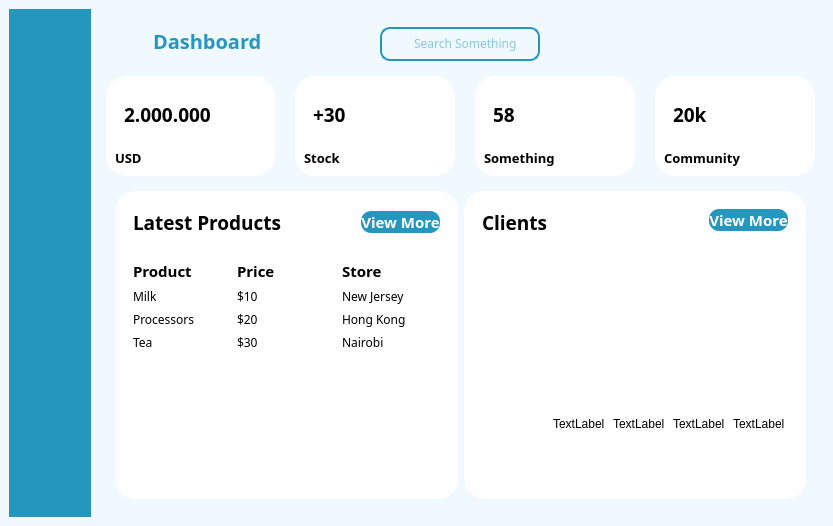
<?xml version="1.0" encoding="UTF-8"?>
<ui version="4.0">
 <class>MainWindow</class>
 <widget class="QMainWindow" name="MainWindow">
  <property name="geometry">
   <rect>
    <x>0</x>
    <y>0</y>
    <width>833</width>
    <height>526</height>
   </rect>
  </property>
  <property name="windowTitle">
   <string>MainWindow</string>
  </property>
  <widget class="QWidget" name="centralwidget">
   <property name="styleSheet">
    <string notr="true">*{
	color: #000;
	border: none;
}
#centralwidget{
	background-color: #eff9fe;
}
#leftMenu{
	background-color: #2596be;
}
QLineEdit{
	background: transparent;
	color: #2596be;
}
#searchFrame{
	border-radius: 10px;
	border: 2px solid #2596be;
}
#appHeader{
	color: #2596be;
}
#card1, #card2, #card3, #card4 {
	background-color: #fefeff;
	border-radius: 20px;
}
#pushButton, #pushButton_2{
	background-color: #2596be;
	color: #fff;
	border-radius: 10px;
}
#widget_4, #widget_5, #profileCont, #frame_15{
	background-color: #fefeff;
	border-radius: 20px;
}</string>
   </property>
   <layout class="QHBoxLayout" name="horizontalLayout">
    <item>
     <widget class="QWidget" name="leftMenu" native="true"/>
    </item>
    <item>
     <widget class="QWidget" name="mainBody" native="true">
      <layout class="QVBoxLayout" name="verticalLayout">
       <item>
        <widget class="QWidget" name="headerFrame" native="true">
         <layout class="QHBoxLayout" name="horizontalLayout_2">
          <property name="spacing">
           <number>0</number>
          </property>
          <property name="leftMargin">
           <number>0</number>
          </property>
          <property name="topMargin">
           <number>0</number>
          </property>
          <property name="rightMargin">
           <number>0</number>
          </property>
          <property name="bottomMargin">
           <number>0</number>
          </property>
          <item alignment="Qt::AlignLeft|Qt::AlignTop">
           <widget class="QWidget" name="widget" native="true">
            <layout class="QHBoxLayout" name="horizontalLayout_3">
             <item>
              <widget class="QPushButton" name="menuBtn">
               <property name="text">
                <string/>
               </property>
               <property name="icon">
                <iconset resource="resources.qrc">
                 <normaloff>:/blueIcons/G:/내 드라이브/06. 각종 데이터/GUI_icon/feathericons/blue/menu.svg</normaloff>:/blueIcons/G:/내 드라이브/06. 각종 데이터/GUI_icon/feathericons/blue/menu.svg</iconset>
               </property>
               <property name="iconSize">
                <size>
                 <width>24</width>
                 <height>24</height>
                </size>
               </property>
              </widget>
             </item>
             <item>
              <widget class="QLabel" name="appHeader">
               <property name="font">
                <font>
                 <family>나눔스퀘어라운드OTF ExtraBold</family>
                 <pointsize>15</pointsize>
                 <weight>75</weight>
                 <bold>true</bold>
                </font>
               </property>
               <property name="text">
                <string>Dashboard</string>
               </property>
              </widget>
             </item>
            </layout>
           </widget>
          </item>
          <item alignment="Qt::AlignHCenter|Qt::AlignTop">
           <widget class="QWidget" name="widget_2" native="true">
            <layout class="QHBoxLayout" name="horizontalLayout_4">
             <item alignment="Qt::AlignTop">
              <widget class="QFrame" name="searchFrame">
               <property name="minimumSize">
                <size>
                 <width>160</width>
                 <height>0</height>
                </size>
               </property>
               <property name="frameShape">
                <enum>QFrame::StyledPanel</enum>
               </property>
               <property name="frameShadow">
                <enum>QFrame::Raised</enum>
               </property>
               <layout class="QHBoxLayout" name="horizontalLayout_5">
                <property name="spacing">
                 <number>0</number>
                </property>
                <property name="leftMargin">
                 <number>0</number>
                </property>
                <property name="topMargin">
                 <number>0</number>
                </property>
                <property name="rightMargin">
                 <number>0</number>
                </property>
                <property name="bottomMargin">
                 <number>0</number>
                </property>
                <item>
                 <widget class="QLabel" name="label_2">
                  <property name="minimumSize">
                   <size>
                    <width>30</width>
                    <height>30</height>
                   </size>
                  </property>
                  <property name="maximumSize">
                   <size>
                    <width>30</width>
                    <height>30</height>
                   </size>
                  </property>
                  <property name="text">
                   <string/>
                  </property>
                  <property name="pixmap">
                   <pixmap resource="resources.qrc">:/blueIcons/G:/내 드라이브/06. 각종 데이터/GUI_icon/feathericons/blue/search.svg</pixmap>
                  </property>
                  <property name="scaledContents">
                   <bool>true</bool>
                  </property>
                 </widget>
                </item>
                <item>
                 <widget class="QLineEdit" name="lineEdit">
                  <property name="font">
                   <font>
                    <family>NanumSquareRoundOTF</family>
                   </font>
                  </property>
                  <property name="placeholderText">
                   <string>Search Something</string>
                  </property>
                 </widget>
                </item>
               </layout>
              </widget>
             </item>
            </layout>
           </widget>
          </item>
          <item alignment="Qt::AlignRight|Qt::AlignTop">
           <widget class="QWidget" name="widget_3" native="true">
            <layout class="QHBoxLayout" name="horizontalLayout_6">
             <property name="spacing">
              <number>0</number>
             </property>
             <property name="leftMargin">
              <number>0</number>
             </property>
             <property name="topMargin">
              <number>0</number>
             </property>
             <property name="rightMargin">
              <number>0</number>
             </property>
             <property name="bottomMargin">
              <number>0</number>
             </property>
             <item>
              <widget class="QPushButton" name="accountBtn">
               <property name="text">
                <string/>
               </property>
               <property name="icon">
                <iconset resource="resources.qrc">
                 <normaloff>:/blueIcons/G:/내 드라이브/06. 각종 데이터/GUI_icon/feathericons/blue/user.svg</normaloff>:/blueIcons/G:/내 드라이브/06. 각종 데이터/GUI_icon/feathericons/blue/user.svg</iconset>
               </property>
               <property name="iconSize">
                <size>
                 <width>32</width>
                 <height>32</height>
                </size>
               </property>
              </widget>
             </item>
            </layout>
           </widget>
          </item>
         </layout>
        </widget>
       </item>
       <item>
        <widget class="QWidget" name="cardsFrame" native="true">
         <layout class="QHBoxLayout" name="horizontalLayout_7">
          <property name="spacing">
           <number>20</number>
          </property>
          <property name="leftMargin">
           <number>0</number>
          </property>
          <property name="topMargin">
           <number>0</number>
          </property>
          <property name="rightMargin">
           <number>0</number>
          </property>
          <property name="bottomMargin">
           <number>0</number>
          </property>
          <item>
           <widget class="QFrame" name="card1">
            <property name="minimumSize">
             <size>
              <width>160</width>
              <height>0</height>
             </size>
            </property>
            <property name="frameShape">
             <enum>QFrame::StyledPanel</enum>
            </property>
            <property name="frameShadow">
             <enum>QFrame::Raised</enum>
            </property>
            <layout class="QVBoxLayout" name="verticalLayout_2">
             <item alignment="Qt::AlignTop">
              <widget class="QFrame" name="frame">
               <property name="frameShape">
                <enum>QFrame::StyledPanel</enum>
               </property>
               <property name="frameShadow">
                <enum>QFrame::Raised</enum>
               </property>
               <layout class="QHBoxLayout" name="horizontalLayout_8">
                <item>
                 <widget class="QLabel" name="label">
                  <property name="font">
                   <font>
                    <family>NanumSquareRoundOTF</family>
                    <pointsize>14</pointsize>
                    <weight>75</weight>
                    <bold>true</bold>
                   </font>
                  </property>
                  <property name="text">
                   <string>2.000.000</string>
                  </property>
                 </widget>
                </item>
                <item>
                 <widget class="QLabel" name="label_3">
                  <property name="minimumSize">
                   <size>
                    <width>40</width>
                    <height>40</height>
                   </size>
                  </property>
                  <property name="text">
                   <string/>
                  </property>
                  <property name="pixmap">
                   <pixmap resource="resources.qrc">:/blueIcons/G:/내 드라이브/06. 각종 데이터/GUI_icon/feathericons/blue/shopping-cart.svg</pixmap>
                  </property>
                  <property name="scaledContents">
                   <bool>true</bool>
                  </property>
                 </widget>
                </item>
               </layout>
              </widget>
             </item>
             <item alignment="Qt::AlignTop">
              <widget class="QLabel" name="label_4">
               <property name="font">
                <font>
                 <family>NanumSquareRoundOTF</family>
                 <pointsize>10</pointsize>
                 <weight>75</weight>
                 <bold>true</bold>
                </font>
               </property>
               <property name="text">
                <string>USD</string>
               </property>
              </widget>
             </item>
            </layout>
           </widget>
          </item>
          <item>
           <widget class="QFrame" name="card2">
            <property name="minimumSize">
             <size>
              <width>160</width>
              <height>0</height>
             </size>
            </property>
            <property name="frameShape">
             <enum>QFrame::StyledPanel</enum>
            </property>
            <property name="frameShadow">
             <enum>QFrame::Raised</enum>
            </property>
            <layout class="QVBoxLayout" name="verticalLayout_3">
             <item>
              <widget class="QFrame" name="frame_2">
               <property name="frameShape">
                <enum>QFrame::StyledPanel</enum>
               </property>
               <property name="frameShadow">
                <enum>QFrame::Raised</enum>
               </property>
               <layout class="QHBoxLayout" name="horizontalLayout_9">
                <item>
                 <widget class="QLabel" name="label_6">
                  <property name="font">
                   <font>
                    <family>NanumSquareRoundOTF</family>
                    <pointsize>14</pointsize>
                    <weight>75</weight>
                    <bold>true</bold>
                   </font>
                  </property>
                  <property name="text">
                   <string>+30</string>
                  </property>
                 </widget>
                </item>
                <item alignment="Qt::AlignRight">
                 <widget class="QLabel" name="label_7">
                  <property name="minimumSize">
                   <size>
                    <width>40</width>
                    <height>40</height>
                   </size>
                  </property>
                  <property name="text">
                   <string/>
                  </property>
                  <property name="pixmap">
                   <pixmap resource="resources.qrc">:/blueIcons/G:/내 드라이브/06. 각종 데이터/GUI_icon/feathericons/blue/credit-card.svg</pixmap>
                  </property>
                  <property name="scaledContents">
                   <bool>true</bool>
                  </property>
                 </widget>
                </item>
               </layout>
              </widget>
             </item>
             <item alignment="Qt::AlignTop">
              <widget class="QLabel" name="label_5">
               <property name="minimumSize">
                <size>
                 <width>0</width>
                 <height>0</height>
                </size>
               </property>
               <property name="font">
                <font>
                 <family>NanumSquareRoundOTF</family>
                 <pointsize>10</pointsize>
                 <weight>75</weight>
                 <bold>true</bold>
                </font>
               </property>
               <property name="text">
                <string>Stock</string>
               </property>
              </widget>
             </item>
            </layout>
           </widget>
          </item>
          <item>
           <widget class="QFrame" name="card3">
            <property name="minimumSize">
             <size>
              <width>160</width>
              <height>0</height>
             </size>
            </property>
            <property name="frameShape">
             <enum>QFrame::StyledPanel</enum>
            </property>
            <property name="frameShadow">
             <enum>QFrame::Raised</enum>
            </property>
            <layout class="QVBoxLayout" name="verticalLayout_4">
             <item>
              <widget class="QFrame" name="frame_3">
               <property name="frameShape">
                <enum>QFrame::StyledPanel</enum>
               </property>
               <property name="frameShadow">
                <enum>QFrame::Raised</enum>
               </property>
               <layout class="QHBoxLayout" name="horizontalLayout_10">
                <item>
                 <widget class="QLabel" name="label_9">
                  <property name="font">
                   <font>
                    <family>NanumSquareRoundOTF</family>
                    <pointsize>14</pointsize>
                    <weight>75</weight>
                    <bold>true</bold>
                   </font>
                  </property>
                  <property name="text">
                   <string>58</string>
                  </property>
                 </widget>
                </item>
                <item alignment="Qt::AlignRight">
                 <widget class="QLabel" name="label_10">
                  <property name="minimumSize">
                   <size>
                    <width>40</width>
                    <height>40</height>
                   </size>
                  </property>
                  <property name="text">
                   <string/>
                  </property>
                  <property name="pixmap">
                   <pixmap resource="resources.qrc">:/blueIcons/G:/내 드라이브/06. 각종 데이터/GUI_icon/feathericons/blue/align-right.svg</pixmap>
                  </property>
                  <property name="scaledContents">
                   <bool>true</bool>
                  </property>
                 </widget>
                </item>
               </layout>
              </widget>
             </item>
             <item alignment="Qt::AlignTop">
              <widget class="QLabel" name="label_8">
               <property name="font">
                <font>
                 <family>NanumSquareRoundOTF</family>
                 <pointsize>10</pointsize>
                 <weight>75</weight>
                 <bold>true</bold>
                </font>
               </property>
               <property name="text">
                <string>Something</string>
               </property>
              </widget>
             </item>
            </layout>
           </widget>
          </item>
          <item>
           <widget class="QFrame" name="card4">
            <property name="minimumSize">
             <size>
              <width>160</width>
              <height>0</height>
             </size>
            </property>
            <property name="frameShape">
             <enum>QFrame::StyledPanel</enum>
            </property>
            <property name="frameShadow">
             <enum>QFrame::Raised</enum>
            </property>
            <layout class="QVBoxLayout" name="verticalLayout_5">
             <item>
              <widget class="QFrame" name="frame_4">
               <property name="frameShape">
                <enum>QFrame::StyledPanel</enum>
               </property>
               <property name="frameShadow">
                <enum>QFrame::Raised</enum>
               </property>
               <layout class="QHBoxLayout" name="horizontalLayout_11">
                <item>
                 <widget class="QLabel" name="label_12">
                  <property name="font">
                   <font>
                    <family>NanumSquareRoundOTF</family>
                    <pointsize>14</pointsize>
                    <weight>75</weight>
                    <bold>true</bold>
                   </font>
                  </property>
                  <property name="text">
                   <string>20k</string>
                  </property>
                 </widget>
                </item>
                <item alignment="Qt::AlignRight">
                 <widget class="QLabel" name="label_13">
                  <property name="minimumSize">
                   <size>
                    <width>40</width>
                    <height>40</height>
                   </size>
                  </property>
                  <property name="text">
                   <string/>
                  </property>
                  <property name="pixmap">
                   <pixmap resource="resources.qrc">:/blueIcons/G:/내 드라이브/06. 각종 데이터/GUI_icon/feathericons/blue/shopping-cart.svg</pixmap>
                  </property>
                  <property name="scaledContents">
                   <bool>true</bool>
                  </property>
                 </widget>
                </item>
               </layout>
              </widget>
             </item>
             <item alignment="Qt::AlignTop">
              <widget class="QLabel" name="label_11">
               <property name="font">
                <font>
                 <family>NanumSquareRoundOTF</family>
                 <pointsize>10</pointsize>
                 <weight>75</weight>
                 <bold>true</bold>
                </font>
               </property>
               <property name="text">
                <string>Community</string>
               </property>
              </widget>
             </item>
            </layout>
           </widget>
          </item>
         </layout>
        </widget>
       </item>
       <item>
        <widget class="QWidget" name="mainFrame" native="true">
         <property name="sizePolicy">
          <sizepolicy hsizetype="Preferred" vsizetype="Expanding">
           <horstretch>0</horstretch>
           <verstretch>0</verstretch>
          </sizepolicy>
         </property>
         <layout class="QHBoxLayout" name="horizontalLayout_12">
          <item>
           <widget class="QWidget" name="widget_4" native="true">
            <layout class="QVBoxLayout" name="verticalLayout_6">
             <item alignment="Qt::AlignTop">
              <widget class="QFrame" name="frame_5">
               <property name="frameShape">
                <enum>QFrame::StyledPanel</enum>
               </property>
               <property name="frameShadow">
                <enum>QFrame::Raised</enum>
               </property>
               <layout class="QHBoxLayout" name="horizontalLayout_13">
                <item alignment="Qt::AlignLeft">
                 <widget class="QLabel" name="label_14">
                  <property name="font">
                   <font>
                    <family>NanumSquareRoundOTF</family>
                    <pointsize>14</pointsize>
                    <weight>75</weight>
                    <bold>true</bold>
                   </font>
                  </property>
                  <property name="text">
                   <string>Latest Products</string>
                  </property>
                 </widget>
                </item>
                <item alignment="Qt::AlignRight">
                 <widget class="QPushButton" name="pushButton">
                  <property name="font">
                   <font>
                    <family>NanumSquareRoundOTF</family>
                    <pointsize>11</pointsize>
                    <weight>75</weight>
                    <bold>true</bold>
                   </font>
                  </property>
                  <property name="text">
                   <string>View More</string>
                  </property>
                  <property name="icon">
                   <iconset resource="resources.qrc">
                    <normaloff>:/whiteIcons/G:/내 드라이브/06. 각종 데이터/GUI_icon/feathericons/white/arrow-right.svg</normaloff>:/whiteIcons/G:/내 드라이브/06. 각종 데이터/GUI_icon/feathericons/white/arrow-right.svg</iconset>
                  </property>
                  <property name="iconSize">
                   <size>
                    <width>24</width>
                    <height>24</height>
                   </size>
                  </property>
                 </widget>
                </item>
               </layout>
              </widget>
             </item>
             <item alignment="Qt::AlignTop">
              <widget class="QFrame" name="frame_6">
               <property name="sizePolicy">
                <sizepolicy hsizetype="Preferred" vsizetype="Expanding">
                 <horstretch>0</horstretch>
                 <verstretch>0</verstretch>
                </sizepolicy>
               </property>
               <property name="frameShape">
                <enum>QFrame::StyledPanel</enum>
               </property>
               <property name="frameShadow">
                <enum>QFrame::Raised</enum>
               </property>
               <layout class="QGridLayout" name="gridLayout">
                <item row="1" column="1">
                 <widget class="QLabel" name="label_19">
                  <property name="font">
                   <font>
                    <family>NanumSquareRoundOTF</family>
                   </font>
                  </property>
                  <property name="text">
                   <string>$10</string>
                  </property>
                 </widget>
                </item>
                <item row="0" column="1">
                 <widget class="QLabel" name="label_16">
                  <property name="font">
                   <font>
                    <family>NanumSquareRoundOTF</family>
                    <pointsize>11</pointsize>
                    <weight>75</weight>
                    <bold>true</bold>
                   </font>
                  </property>
                  <property name="text">
                   <string>Price</string>
                  </property>
                 </widget>
                </item>
                <item row="1" column="0">
                 <widget class="QLabel" name="label_20">
                  <property name="font">
                   <font>
                    <family>NanumSquareRoundOTF</family>
                   </font>
                  </property>
                  <property name="text">
                   <string>Milk</string>
                  </property>
                 </widget>
                </item>
                <item row="2" column="2">
                 <widget class="QLabel" name="label_23">
                  <property name="font">
                   <font>
                    <family>NanumSquareRoundOTF</family>
                   </font>
                  </property>
                  <property name="text">
                   <string>Hong Kong</string>
                  </property>
                 </widget>
                </item>
                <item row="0" column="0">
                 <widget class="QLabel" name="label_15">
                  <property name="font">
                   <font>
                    <family>NanumSquareRoundOTF</family>
                    <pointsize>11</pointsize>
                    <weight>75</weight>
                    <bold>true</bold>
                   </font>
                  </property>
                  <property name="text">
                   <string>Product</string>
                  </property>
                 </widget>
                </item>
                <item row="2" column="0">
                 <widget class="QLabel" name="label_21">
                  <property name="font">
                   <font>
                    <family>NanumSquareRoundOTF</family>
                   </font>
                  </property>
                  <property name="text">
                   <string>Processors</string>
                  </property>
                 </widget>
                </item>
                <item row="0" column="2">
                 <widget class="QLabel" name="label_17">
                  <property name="font">
                   <font>
                    <family>NanumSquareRoundOTF</family>
                    <pointsize>11</pointsize>
                    <weight>75</weight>
                    <bold>true</bold>
                   </font>
                  </property>
                  <property name="text">
                   <string>Store</string>
                  </property>
                 </widget>
                </item>
                <item row="1" column="2">
                 <widget class="QLabel" name="label_18">
                  <property name="font">
                   <font>
                    <family>NanumSquareRoundOTF</family>
                   </font>
                  </property>
                  <property name="text">
                   <string>New Jersey</string>
                  </property>
                 </widget>
                </item>
                <item row="2" column="1">
                 <widget class="QLabel" name="label_22">
                  <property name="font">
                   <font>
                    <family>NanumSquareRoundOTF</family>
                   </font>
                  </property>
                  <property name="text">
                   <string>$20</string>
                  </property>
                 </widget>
                </item>
                <item row="3" column="0">
                 <widget class="QLabel" name="label_24">
                  <property name="font">
                   <font>
                    <family>NanumSquareRoundOTF</family>
                   </font>
                  </property>
                  <property name="text">
                   <string>Tea</string>
                  </property>
                 </widget>
                </item>
                <item row="3" column="1">
                 <widget class="QLabel" name="label_25">
                  <property name="font">
                   <font>
                    <family>NanumSquareRoundOTF</family>
                   </font>
                  </property>
                  <property name="text">
                   <string>$30</string>
                  </property>
                 </widget>
                </item>
                <item row="3" column="2">
                 <widget class="QLabel" name="label_26">
                  <property name="font">
                   <font>
                    <family>NanumSquareRoundOTF</family>
                   </font>
                  </property>
                  <property name="text">
                   <string>Nairobi</string>
                  </property>
                 </widget>
                </item>
               </layout>
              </widget>
             </item>
             <item>
              <spacer name="verticalSpacer">
               <property name="orientation">
                <enum>Qt::Vertical</enum>
               </property>
               <property name="sizeHint" stdset="0">
                <size>
                 <width>20</width>
                 <height>40</height>
                </size>
               </property>
              </spacer>
             </item>
            </layout>
           </widget>
          </item>
          <item>
           <widget class="QWidget" name="widget_5" native="true">
            <layout class="QVBoxLayout" name="verticalLayout_7">
             <item>
              <widget class="QFrame" name="frame_7">
               <property name="frameShape">
                <enum>QFrame::StyledPanel</enum>
               </property>
               <property name="frameShadow">
                <enum>QFrame::Raised</enum>
               </property>
               <layout class="QHBoxLayout" name="horizontalLayout_14">
                <item alignment="Qt::AlignLeft|Qt::AlignTop">
                 <widget class="QLabel" name="label_27">
                  <property name="font">
                   <font>
                    <family>NanumSquareRoundOTF</family>
                    <pointsize>14</pointsize>
                    <weight>75</weight>
                    <bold>true</bold>
                   </font>
                  </property>
                  <property name="text">
                   <string>Clients</string>
                  </property>
                 </widget>
                </item>
                <item alignment="Qt::AlignRight|Qt::AlignTop">
                 <widget class="QPushButton" name="pushButton_2">
                  <property name="font">
                   <font>
                    <family>NanumSquareRoundOTF</family>
                    <pointsize>11</pointsize>
                    <weight>75</weight>
                    <bold>true</bold>
                   </font>
                  </property>
                  <property name="text">
                   <string>View More</string>
                  </property>
                  <property name="icon">
                   <iconset resource="resources.qrc">
                    <normaloff>:/whiteIcons/G:/내 드라이브/06. 각종 데이터/GUI_icon/feathericons/white/arrow-right.svg</normaloff>:/whiteIcons/G:/내 드라이브/06. 각종 데이터/GUI_icon/feathericons/white/arrow-right.svg</iconset>
                  </property>
                  <property name="iconSize">
                   <size>
                    <width>24</width>
                    <height>24</height>
                   </size>
                  </property>
                 </widget>
                </item>
               </layout>
              </widget>
             </item>
             <item>
              <widget class="QFrame" name="frame_8">
               <property name="frameShape">
                <enum>QFrame::StyledPanel</enum>
               </property>
               <property name="frameShadow">
                <enum>QFrame::Raised</enum>
               </property>
               <widget class="QLabel" name="label_28">
                <property name="geometry">
                 <rect>
                  <x>20</x>
                  <y>70</y>
                  <width>50</width>
                  <height>50</height>
                 </rect>
                </property>
                <property name="minimumSize">
                 <size>
                  <width>50</width>
                  <height>50</height>
                 </size>
                </property>
                <property name="maximumSize">
                 <size>
                  <width>50</width>
                  <height>50</height>
                 </size>
                </property>
                <property name="text">
                 <string/>
                </property>
                <property name="pixmap">
                 <pixmap resource="resources.qrc">:/blueIcons/G:/내 드라이브/06. 각종 데이터/GUI_icon/feathericons/blue/award.svg</pixmap>
                </property>
               </widget>
               <widget class="QLabel" name="label_29">
                <property name="geometry">
                 <rect>
                  <x>80</x>
                  <y>70</y>
                  <width>56</width>
                  <height>12</height>
                 </rect>
                </property>
                <property name="text">
                 <string>TextLabel</string>
                </property>
               </widget>
               <widget class="QLabel" name="label_30">
                <property name="geometry">
                 <rect>
                  <x>140</x>
                  <y>70</y>
                  <width>56</width>
                  <height>12</height>
                 </rect>
                </property>
                <property name="text">
                 <string>TextLabel</string>
                </property>
               </widget>
               <widget class="QLabel" name="label_31">
                <property name="geometry">
                 <rect>
                  <x>200</x>
                  <y>70</y>
                  <width>56</width>
                  <height>12</height>
                 </rect>
                </property>
                <property name="text">
                 <string>TextLabel</string>
                </property>
               </widget>
               <widget class="QLabel" name="label_32">
                <property name="geometry">
                 <rect>
                  <x>260</x>
                  <y>70</y>
                  <width>56</width>
                  <height>12</height>
                 </rect>
                </property>
                <property name="text">
                 <string>TextLabel</string>
                </property>
               </widget>
              </widget>
             </item>
            </layout>
           </widget>
          </item>
         </layout>
        </widget>
       </item>
      </layout>
     </widget>
    </item>
   </layout>
  </widget>
 </widget>
 <resources>
  <include location="resources.qrc"/>
 </resources>
 <connections/>
</ui>
